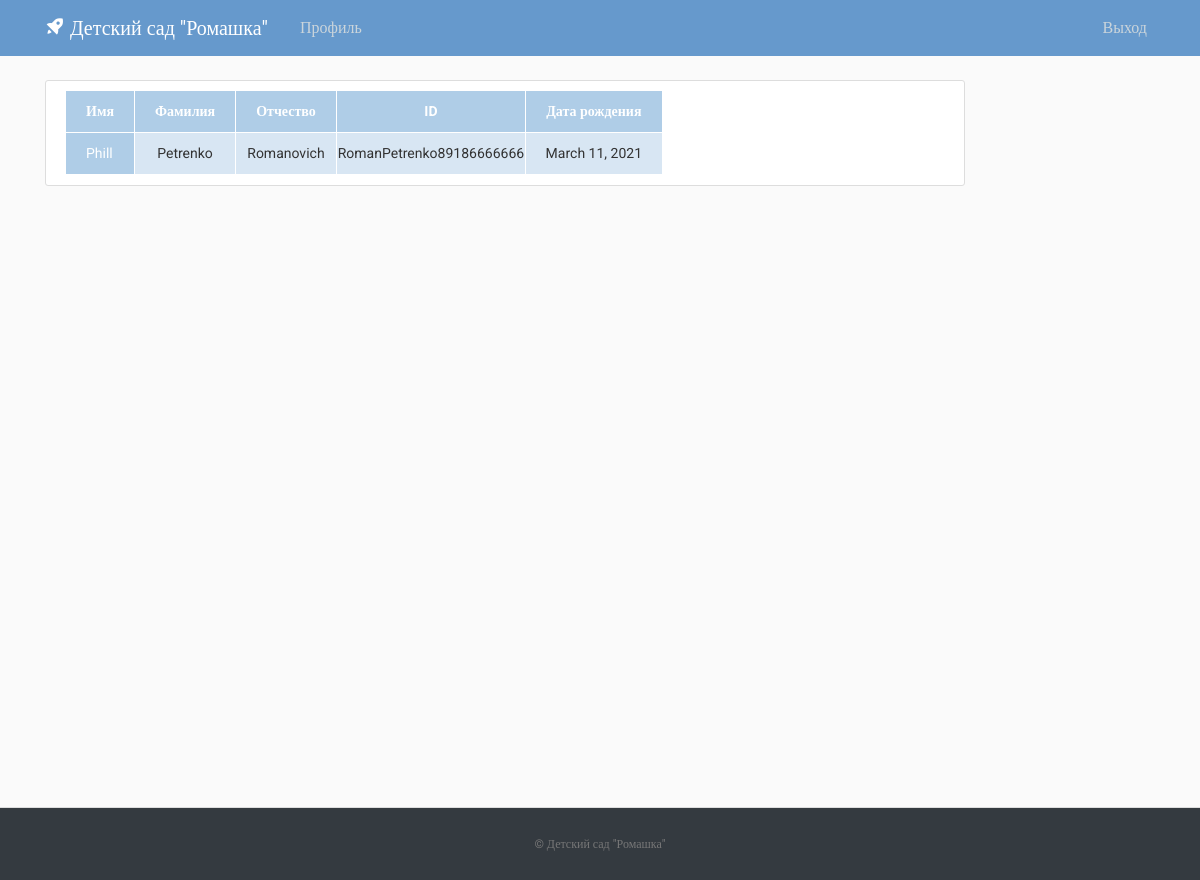
/ (signed in), run on an earlier commit of the app's database.
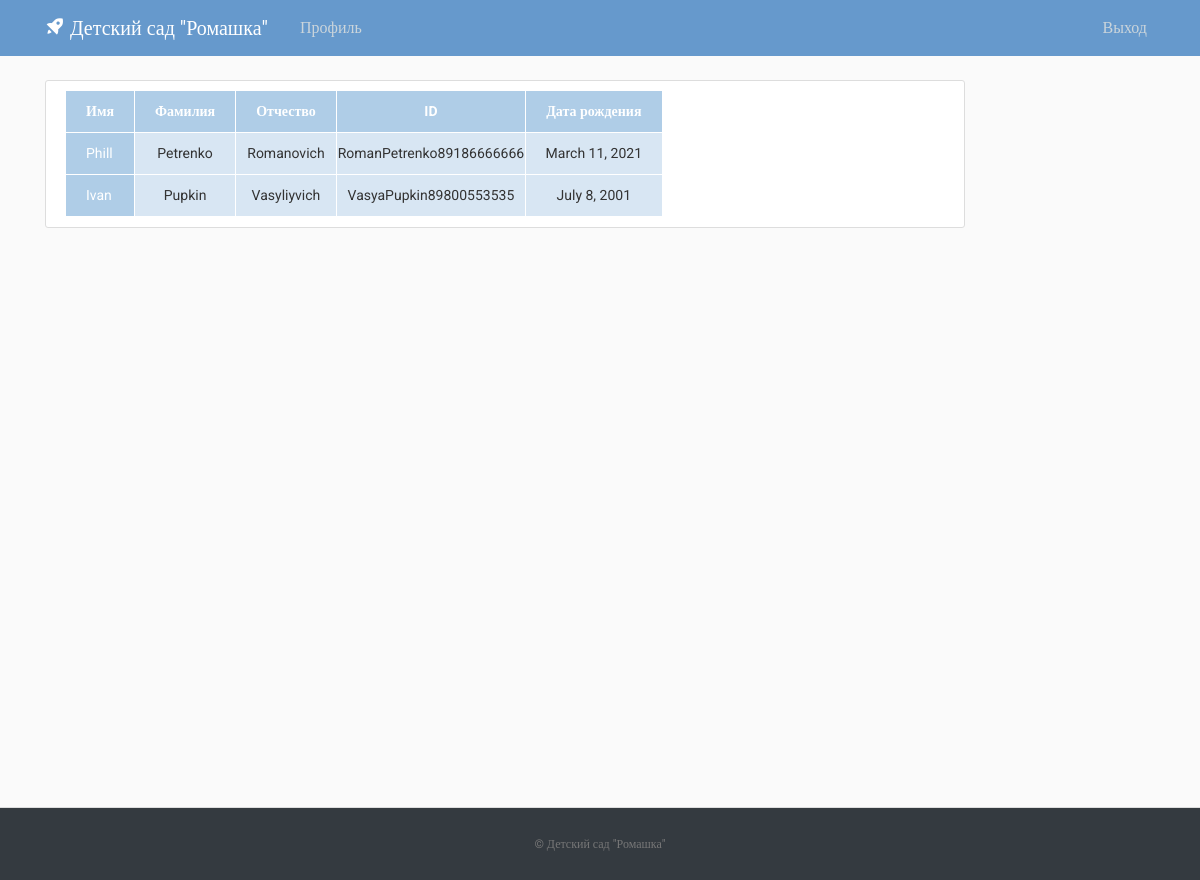
And on a later commit of the database.
### planner/models.py (models this page shows, shortened)
class Child_Info(models.Model):
    first_name = models.CharField(max_length=40)
    last_name = models.CharField(max_length=40)
    patronymic = models.CharField(max_length=40)
    id_parent = models.ForeignKey(Parent_Info, on_delete=models.CASCADE)
    birthdate = models.DateField()

class Parent_Info(models.Model):
    first_name = models.CharField(max_length=40)
    last_name = models.CharField(max_length=40)
    phone_number = models.IntegerField()
    def __str__(self):
        return self.first_name + self.last_name +(str)(self.phone_number)

### planner/views.py (the view)
# urls.py: path('', ChildRecordListView.as_view(), name='planner-home'),
class ChildRecordListView(LoginRequiredMixin, ListView):
    model = Child_Info
    template_name = 'planner/home.html'
    context_object_name = 'child_records'

### planner/templates/planner/home.html
{% extends "planner/base.html" %}
{% block content %}
    <article class="media content-section">
        <table>
            <tr>
                <th scope="col">Имя</th>
                <th scope="col">Фамилия</th>
                <th scope="col">Отчество</th>
                <th scope="col">ID</th>
                <th scope="col">Дата рождения</th>
            </tr>
            {% for record in child_records %}
                <tr>
                    <td>{{ record.first_name }}</td>
                    <td>{{ record.last_name }}</td>
                    <td>{{ record.patronymic }}</td>
                    <td>{{ record.id_parent }}</td>
                    <td>{{ record.birthdate }}</td>
                </tr>
            {% endfor %}
        </table>
    </article>
{% endblock content %}

### planner/templates/planner/base.html (shortened to what this page needs)
{% load static %}
<!DOCTYPE html>
<html>
<head>
    <link rel="stylesheet" href="https://maxcdn.bootstrapcdn.com/bootstrap/4.0.0/css/bootstrap.min.css"
>
    <link href='https://unpkg.com/boxicons@2.1.2/css/boxicons.min.css' rel='stylesheet'>
<link rel="stylesheet" type="text/css" href="{% static 'planner/css/styles.css' %}">
</head>
<body>
<header class="site-header">
    <nav class="navbar navbar-expand-md navbar-dark bg-blue fixed-top">
        <div class="container">
            <a class="navbar-brand mr-4" href="{% url 'planner-home' %}"><i class='bx bxs-rocket bx-tada-hover'></i>
                Детский сад "Ромашка"</a>
            <div class="collapse navbar-collapse" id="navbarToggle">
                <div class="navbar-nav mr-auto">
                    {% if user.is_authenticated %}
                        <a class="nav-item nav-link" href="{% url 'profile' %}">Профиль</a>
                    {% endif %}
                </div>
                <div class="navbar-nav">
                    {% if user.is_authenticated %}
                        <a class="nav-item nav-link" href="{% url 'logout' %}">Выход</a>
                    {% else %}
                        <a class="nav-item nav-link" href="{% url 'login' %}">Вход</a>
                    {% endif %}
                </div>
            </div>
        </div>
    </nav>
</header>
<div class="container">
    <div class="row">
        <div class="col-md-10">
            {% block content %}{% endblock %}
        </div>
    </div>
</div>
<footer class="text-center bg-dark">
    <p><a href="{% url 'planner-home' %}">© Детский сад "Ромашка"</a></p>
</footer>
</body>
</html>

### planner/static/planner/css/styles.css (style rules this page uses)
table { font-size: 14px; border-collapse: collapse; text-align: center; }
th, td:first-child { background: #AFCDE7; color: white; padding: 10px 20px; }
th, td { border-style: solid; border-width: 0 1px 1px 0; border-color: white; }
td { background: #D8E6F3; }
th:first-child, td:first-child { text-align: left; }
body, html { width:100%; height:100% }
body { margin:0; padding:0; background: #fafafa; color: #333333; margin-top: 5rem; font-family:Roboto; }
.bg-blue { background-color: #6699cc; }
.site-header .navbar-nav .nav-link { color: #cbd5db; }
.content-section { background: #ffffff; padding: 10px 20px; border: 1px solid #dddddd; border-radius: 3px; margin-bottom: 20px; }
footer { position: sticky!important; top: 100%; padding-top:25px; padding-bottom:25px; border-top:1px solid #ddd; }
footer p { margin:2px; text-align:center; padding:0 40px; color:#fff; font-size:12px; }
footer a { color:#777 }

What changed in the data, as far as the page shows it:
added Child_Info: first_name "Ivan", last_name "Pupkin", patronymic "Vasyliyvich", id_parent "VasyaPupkin89800553535", birthdate "July 8, 2001"
